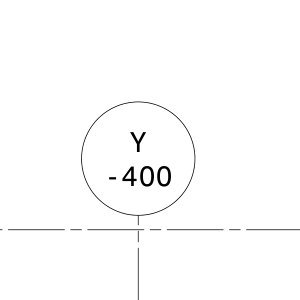
#> input picture debug_y_circle.png, 300 x 300 px
$ python test_contours.py
#> lines starting #> are read from the running program, lines starting #| are printed output that depends on the picture; after the words box and inside, x2 and y2 are one past the last pixel; in counts of white or black regions, pixels touching at a corner belong together
import cv2
import numpy as np

def run_test():
    img = cv2.imread('debug_y_circle.png', 0)
#> img is the input picture: shape (300, 300); min 0, max 255, mean 252.3
    _, thresh = cv2.threshold(img, 200, 255, cv2.THRESH_BINARY_INV)
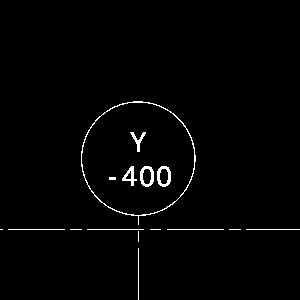
#> thresh: shape (300, 300); 1.5% white in thin lines or dots, all inside (x1, y1, x2, y2) = (0, 101, 300, 300)
    contours, _ = cv2.findContours(thresh, cv2.RETR_TREE, cv2.CHAIN_APPROX_SIMPLE)
#> contours = 20 contours, 11 with area under 20; largest, box (x1, y1, x2, y2) and area: (81, 101, 196, 225) 10168, (81, 102, 195, 216) 10026, (157, 166, 171, 187) 222, (140, 166, 154, 187) 222, (159, 168, 169, 185) 119
    circles = []
    print(f"Total contours: {len(contours)}")
#| Total contours: 20
    for c in contours:
        area = cv2.contourArea(c)
        if area > 300 and area < 20000:
            peri = cv2.arcLength(c, True)
            if peri == 0: continue
            circularity = 4 * np.pi * (area / (peri * peri))
            x, y, w, h = cv2.boundingRect(c)
            aspect = float(w) / h
            if 0.6 < aspect < 1.4 and circularity > 0.4: # relax circularity for ellipses and leader-line connected circles
                r = max(w, h) / 2
                if r > 20:
                    circles.append((x + w/2, y + h/2, r))
                    print(f"Circle at {int(x+w/2)}, {int(y+h/2)} r={r:.1f} circ={circularity:.2f} aspect={aspect:.2f} area={area:.0f}")
#> this loop made 20 passes
#> (area, peri, circularity, x, y, w, h, aspect) on passes 11 to 12: (10168, 394.3, 0.822, 81, 101, 115, 124, 0.927), (10025.5, 374.1, 0.9, 81, 102, 114, 114, 1)
#> area on passes 14 to 19: 221.5, 119, 221.5, 119, 114, 34
#| Circle at 138, 163 r=62.0 circ=0.82 aspect=0.93 area=10168
#| Circle at 138, 159 r=57.0 circ=0.90 aspect=1.00 area=10026
#> after the loop, circles = [(138.5, 163, 62), (138, 159, 57)]

    print('Found contour circles:', len(circles))
#| Found contour circles: 2

if __name__ == "__main__":
    run_test()
